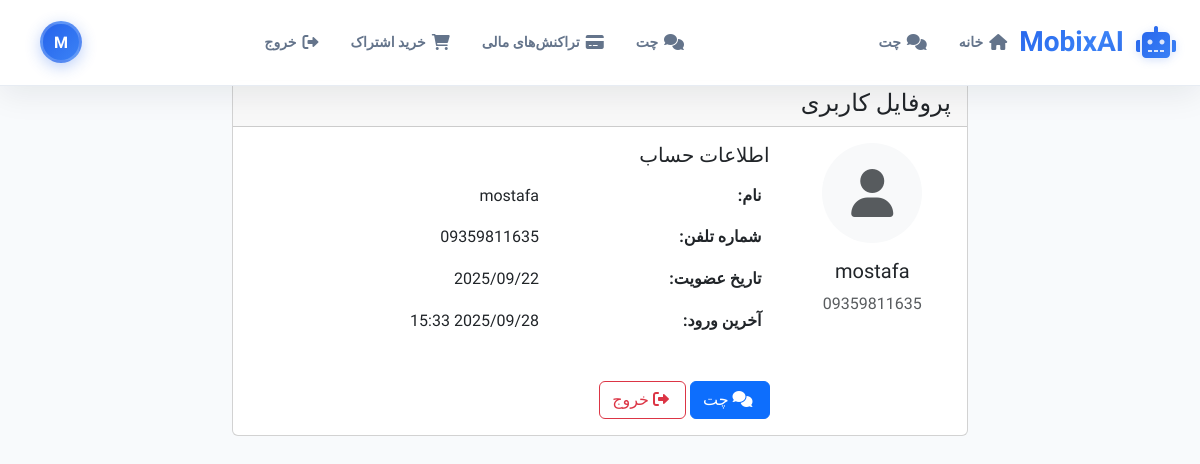
/accounts/profile/ (signed in), run on an earlier commit of the app's database.
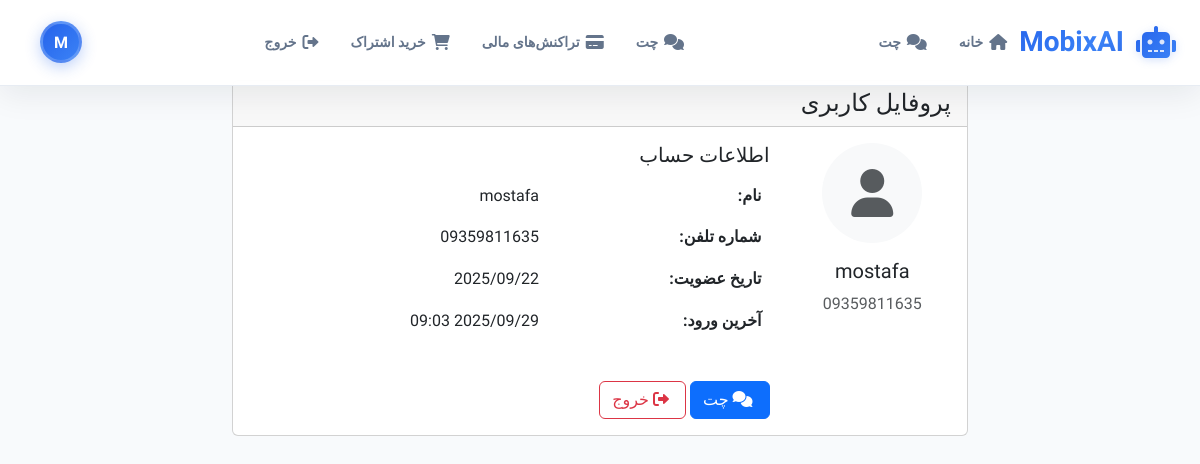
And on a later commit of the database.
### accounts/models.py (models this page shows, shortened)
class User(AbstractUser):
    phone_number = models.CharField(max_length=15, unique=True)
    name = models.CharField(max_length=100)
    is_verified = models.BooleanField(default=False)
    created_at = models.DateTimeField(auto_now_add=True)
    objects = CustomUserManager()
    USERNAME_FIELD = 'phone_number'
    REQUIRED_FIELDS = ['name']
    def get_subscription_type(self):
        try:
            user_subscription = self.subscription
            if user_subscription.is_active:
                if user_subscription.end_date and user_subscription.end_date < timezone.now():
                    user_subscription.is_active = False
                    user_subscription.save()
                    return None
                return user_subscription.subscription_type
        except:
            pass
        return None
    def get_subscription_info(self):
        try:
            user_subscription = self.subscription
            if user_subscription.is_active:
                if user_subscription.end_date and user_subscription.end_date < timezone.now():
                    user_subscription.is_active = False
                    user_subscription.save()
                    return None
                return user_subscription
        except:
            pass
        return None

### accounts/views.py (the view)
# urls.py: path('profile/', views.profile, name='profile'),
@login_required
def profile(request):
    return render(request, 'accounts/profile.html')

### templates/accounts/profile.html (shortened to what this page needs)
{% extends 'base.html' %}
{% block content %}
<div class="container mt-4">
    <div class="row">
        <div class="col-md-8 mx-auto">
            <div class="card">
                <div class="card-header">
                    <h4 class="mb-0">پروفایل کاربری</h4>
                </div>
                <div class="card-body">
                    <div class="row">
                        <div class="col-md-3 text-center">
                            <div class="bg-light rounded-circle d-flex align-items-center justify-content-center mx-auto" style="width: 100px; height: 100px;">
                                <i class="fas fa-user fa-3x text-muted"></i>
                            </div>
                            <h5 class="mt-3">{{ user.name }}</h5>
                            <p class="text-muted">{{ user.phone_number }}</p>
                        </div>
                        <div class="col-md-9">
                            <h5>اطلاعات حساب</h5>
                            <div class="table-responsive">
                                <table class="table table-borderless">
                                    <tr>
                                        <td><strong>نام:</strong></td>
                                        <td>{{ user.name }}</td>
                                    </tr>
                                    <tr>
                                        <td><strong>شماره تلفن:</strong></td>
                                        <td>{{ user.phone_number }}</td>
                                    </tr>
                                    <tr>
                                        <td><strong>تاریخ عضویت:</strong></td>
                                        <td>{{ user.date_joined|date:"Y/m/d" }}</td>
                                    </tr>
                                    <tr>
                                        <td><strong>آخرین ورود:</strong></td>
                                        <td>{{ user.last_login|date:"Y/m/d H:i" }}</td>
                                    </tr>
                                </table>
                            </div>
                            <div class="mt-4">
                                <a href="{% url 'chat' %}" class="btn btn-primary">
                                    <i class="fas fa-comments me-1"></i> چت
                                </a>
                                <a href="{% url 'logout' %}" class="btn btn-outline-danger">
                                    <i class="fas fa-sign-out-alt me-1"></i> خروج
                                </a>
                            </div>
                        </div>
                    </div>
                </div>
            </div>
        </div>
    </div>
</div>
{% endblock %}

### templates/base.html (shortened to what this page needs)
<!DOCTYPE html>
<html lang="fa" dir="rtl">
<head>
    <link href="https://cdn.jsdelivr.net/npm/bootstrap@5.3.0/dist/css/bootstrap.min.css" rel="stylesheet">
    <link href="https://cdnjs.cloudflare.com/ajax/libs/font-awesome/6.0.0/css/all.min.css" rel="stylesheet">
    <link rel="stylesheet" href="https://cdnjs.cloudflare.com/ajax/libs/highlight.js/11.7.0/styles/default.min.css">
    {% load static %}
    <link rel="stylesheet" href="{% static 'css/chat.css' %}">
    <link rel="stylesheet" href="{% static 'css/navigation.css' %}">
    <link rel="stylesheet" href="{% static 'css/auth-forms.css' %}">
    <link rel="stylesheet" href="{% static 'css/purchase.css' %}">
</head>
<body {% if user.is_authenticated %}data-authenticated="true" data-user-name="{{ user.name }}"{% endif %}>
    <nav class="modern-navbar">
        <div class="container">
            <a class="navbar-brand" href="{% url 'home' %}">
                <i class="fas fa-robot"></i> MobixAI
            </a>
            <div class="navbar-nav-container" style="display: flex; align-items: center; gap: 1rem; flex: 1; justify-content: space-between;">
                <ul class="navbar-nav navbar-nav-left" id="desktop-nav-left" style="display: flex; flex-direction: row; align-items: center; gap: 0.5rem; margin: 0; padding: 0; list-style: none;">
                </ul>
                <ul class="navbar-nav navbar-nav-right" id="desktop-nav-right" style="display: flex; flex-direction: row; align-items: center; gap: 0.5rem; margin: 0; padding: 0; list-style: none;">
                </ul>
                {% if user.is_authenticated %}
                <div class="user-avatar" title="{{ user.name }}">
                    {{ user.name|first|upper }}
                </div>
                {% endif %}
            </div>
        </div>
    </nav>
    <main>
        {% block content %}
        {% endblock %}
    </main>
    {% load static %}
</body>
</html>

### static/css/chat.css (style rules this page uses)
:root { --primary-blue: #2563EB; --secondary-blue: #3B82F6; --accent-blue: #1D4ED8; --light-blue: #EFF6FF; --primary-blue-light: rgba(37, 99, 235, 0.1); --gray-50: #F8FAFC; --gray-100: #F1F5F9; --gray-200: #E2E8F0; --gray-300: #CBD5E1; --gray-400: #94A3B8; --gray-500: #64748B; --gray-600: #475569; --gray-700: #334155; --gray-800: #1E293B; --gray-900: #0F172A; --white: #FFFFFF; --surface: var(--white); --surface-light: var(--gray-50); --background: var(--gray-50); --glass-bg: rgba(255, 255, 255, 0.8); --text-primary: var(--gray-900); --text-secondary: var(--gray-600); --text-muted: var(--gray-500); --border-light: var(--gray-200); --border: var(--gray-300); --code-bg: var(--gray-100); --code-bg-inline: var(--gray-200); --code-text: var(--gray-800); --success: #10B981; --warning: #F59E0B; --error: #EF4444; --shadow-sm: 0 1px 2px 0 rgba(15, 23, 42, 0.05); --shadow: 0 1px 3px 0 rgba(15, 23, 42, 0.1), 0 1px 2px 0 rgba(15, 23, 42, 0.06); --shadow-lg: 0 10px 15px -3px rgba(15, 23, 42, 0.1), 0 4px 6px -2px rgba(15, 23, 42, 0.05); --shadow-xl: 0 20px 25px -5px rgba(15, 23, 42, 0.1), 0 10px 10px -5px rgba(15, 23, 42, 0.04); --radius-sm: 6px; --radius: 8px; --radius-lg: 12px; --radius-xl: 16px; --gap-xs: 4px; --gap-sm: 8px; --gap: 12px; --gap-lg: 16px; --gap-xl: 24px; --transition: all 0.15s ease; --transition-fast: all 0.1s ease; --transition-slow: all 0.3s ease; }
html, body { height: 100%; margin: 0; padding: 0; background: var(--background); color: var(--text-primary); font-family: 'Vazirmatn', 'Inter', system-ui, -apple-system, BlinkMacSystemFont, "Segoe UI", Roboto, "Helvetica Neue", Arial, sans-serif; -webkit-font-smoothing: antialiased; -moz-osx-font-smoothing: grayscale; direction: rtl; text-align: right; line-height: 1.6; word-break: break-word; -webkit-tap-highlight-color: transparent; overflow-x: hidden; }
* { box-sizing: border-box; }

### static/css/navigation.css (style rules this page uses)
.modern-navbar { background: rgba(255, 255, 255, 0.95); border-bottom: 1px solid rgba(226, 232, 240, 0.8); box-shadow: 0 8px 32px rgba(15, 23, 42, 0.08); padding: 0; position: fixed; top: 0; width: 100%; z-index: 1000; backdrop-filter: blur(20px); transition: all 0.3s cubic-bezier(0.4, 0, 0.2, 1); display: none; }
@media (min-width: 768px) { .modern-navbar { display: block; } }
.modern-navbar .container { padding: 12px 24px; display: flex; align-items: center; justify-content: space-between; max-width: 1400px; position: relative; min-height: auto; }
.navbar-brand { display: flex; align-items: center; gap: 12px; text-decoration: none; font-size: 28px; font-weight: 900; background: linear-gradient(135deg, #2563EB, #3B82F6, #1D4ED8); background-size: 200% 200%; -webkit-background-clip: text; -webkit-text-fill-color: transparent; background-clip: text; transition: all 0.3s ease; padding: 8px 0; position: relative; z-index: 2; }
.navbar-brand::after { content: ''; position: absolute; bottom: -2px; left: 0; width: 0; height: 3px; background: linear-gradient(90deg, #2563EB, #3B82F6); border-radius: 2px; transition: width 0.3s ease; }
.navbar-brand i { font-size: 32px; background: linear-gradient(135deg, #2563EB, #3B82F6); -webkit-background-clip: text; -webkit-text-fill-color: transparent; background-clip: text; transition: all 0.3s ease; filter: drop-shadow(0 2px 4px rgba(37, 99, 235, 0.2)); }
.navbar-nav { display: flex; align-items: center; flex-wrap: nowrap; gap: 6px; list-style: none; margin: 0; padding: 0; flex-direction: row; }
.navbar-nav-left { margin-left: auto; }
.navbar-nav-right { margin-right: 0; }
.user-avatar { width: 42px; height: 42px; border-radius: 50%; background: linear-gradient(135deg, #2563EB, #3B82F6); display: flex; align-items: center; justify-content: center; color: #FFFFFF; font-weight: 700; font-size: 16px; margin-left: 16px; cursor: pointer; transition: all 0.3s cubic-bezier(0.4, 0, 0.2, 1); box-shadow: 0 4px 15px rgba(37, 99, 235, 0.3); border: 3px solid rgba(255, 255, 255, 0.2); backdrop-filter: blur(10px); position: relative; }
.user-avatar::before { content: ''; position: absolute; inset: -2px; border-radius: 50%; background: linear-gradient(135deg, #2563EB, #3B82F6, #1D4ED8); z-index: -1; opacity: 0; transition: opacity 0.3s ease; }
.navbar-brand { background: linear-gradient(135deg, #2563EB, #3B82F6, #1D4ED8); -webkit-background-clip: text; -webkit-text-fill-color: transparent; background-clip: text; }
.modern-navbar { animation: slideDown 0.6s cubic-bezier(0.4, 0, 0.2, 1); }

What changed in the data, as far as the page shows it:
changed User "mostafa": last_login "2025/09/28 15:33" → "2025/09/29 09:03"
